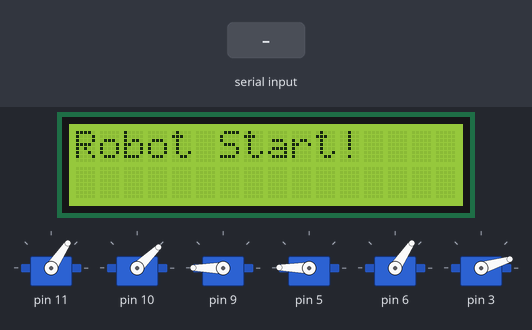
This sketch was run on a simulated Arduino Uno, built with avr-gcc and run on an emulated ATmega328P. Parts: 6 × servo, 16×2 character LCD. The inputs (shaded band) are chosen by the test bench.

Above: at 7.2 s.
7.3 s: "90,45\n" received over Serial
At 8.36 s:
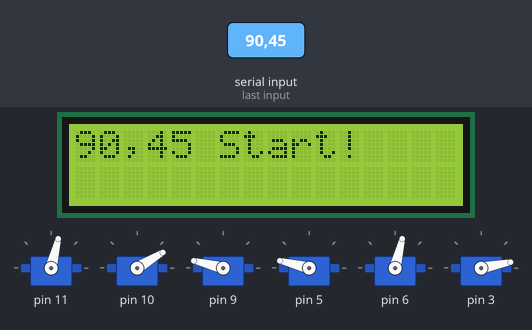
12.7 s: "1,90,45\n" received over Serial
At 14.6 s:
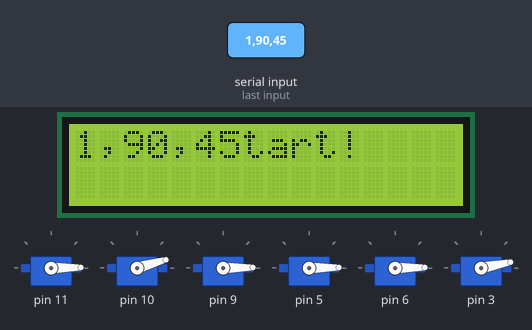
15.3 s: "30,150\n" received over Serial
At 20.3 s:
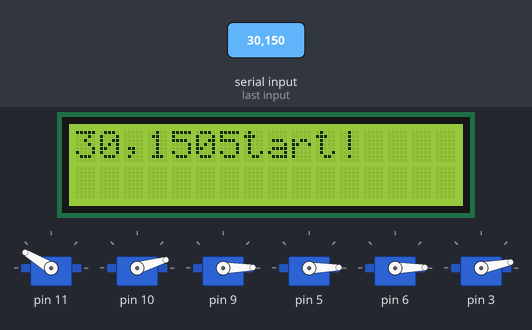
Timing chart, 0 to 21.8 s (numbered marks = the images above; inputs shaded):
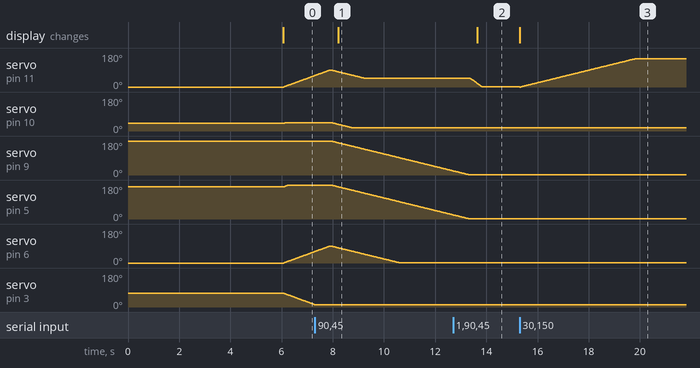

The sketch:

Arduino_serial_lcd.ino
```cpp
#include <Braccio.h>
#include <Servo.h>
#include <LiquidCrystal.h>

int commands[7] = {20, 90, 45, 180, 180, 90, 10}; //commands sent to robot
String strCommand;
const int rs = 40, en = 41, d4 = 44, d5 = 45, d6 = 46, d7 = 47;

Servo base;
Servo shoulder;
Servo elbow;
Servo wrist_rot;
Servo wrist_ver;
Servo gripper;
LiquidCrystal lcd(rs, en, d4, d5, d6, d7);


void setup()
{
  Braccio.begin();
  lcd.begin(16, 2);
  lcd.print("Robot Start!");
  Serial.begin(9600);
}

void loop()
{
  if (Serial.available()) {
    strCommand = Serial.readStringUntil('\n');
    strCommand.trim();

    lcd.setCursor(0, 0);
    lcd.print(strCommand.substring(0, 11));

    lcd.setCursor(0, 1);
    lcd.print(strCommand.substring(11, 27));

    commands[0] = (strCommand.substring(0, 2)).toInt();

    for (int i = 0; i < 6; i++) {
      commands[i+1] = (strCommand.substring(4*i + 3, 4*i +7)).toInt();
    }
  }
  Braccio.ServoMovement(commands[0], commands[1], commands[2], commands[3], commands[4], commands[5], commands[6]);
}
```

Measured:
- after the input at 7.3 s, servo on pin 9: moves from 180° to 22° over 4.7 s, starting after 0.64 s; the display: changes after 0.91 s (image 1)
- after the input at 12.7 s, servo on pin 11: moves from 46° to 1° over 0.44 s, starting after 0.68 s; the display: changes after 0.95 s (image 2)
- after the input at 15.3 s, the display: changes at once (image 3)
- by itself, servo on pin 11: rises from 60° to 90° in 0.61 s, then falls to 46° in 1.3 s
- by itself, servo on pin 6: rises from 60° to 90° in 0.61 s, then falls to 1° in 2.7 s
